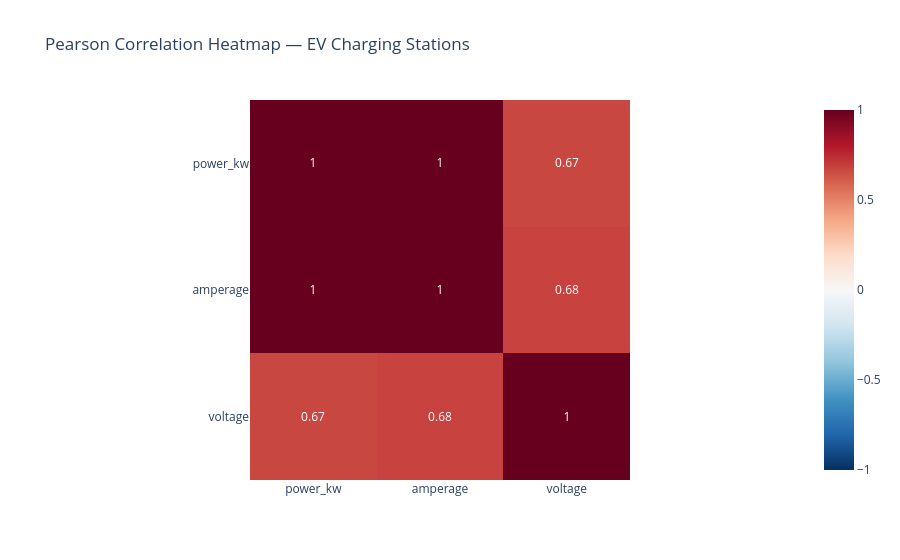

Notebook code cell kept with this figure:
### Markdown cell above
### Task 6 — Correlation heatmap

### Code cell
corr = df[num_cols].corr(method='pearson').round(2)

fig = px.imshow(
    corr, text_auto=True, color_continuous_scale='RdBu_r',
    zmin=-1, zmax=1,
    title='Pearson Correlation Heatmap — EV Charging Stations',
    template='plotly_white'
)
fig.show()

### Figure 1 — Plotly figure (JSON) as saved in the notebook; plotly's stock layout.template omitted (floating-point values rounded to 4 significant figures)
{"data": [{"coloraxis": "coloraxis", "hovertemplate": "x: %{x}<br>y: %{y}<br>color: %{z}<extra></extra>", "name": "0", "texttemplate": "%{z}", "type": "heatmap", "x": ["power_kw", "amperage", "voltage"], "xaxis": "x", "y": ["power_kw", "amperage", "voltage"], "yaxis": "y", "z": [[1.0, 1.0, 0.67], [1.0, 1.0, 0.68], [0.67, 0.68, 1.0]]}], "layout": {"coloraxis": {"autocolorscale": false, "cmax": 1, "cmin": -1, "colorscale": [[0, "rgb(5,48,97)"], [0.1, "rgb(33,102,172)"], [0.2, "rgb(67,147,195)"], [0.3, "rgb(146,197,222)"], [0.4, "rgb(209,229,240)"], [0.5, "rgb(247,247,247)"], [0.6, "rgb(253,219,199)"], [0.7, "rgb(244,165,130)"], [0.8, "rgb(214,96,77)"], [0.9, "rgb(178,24,43)"], [1, "rgb(103,0,31)"]]}, "title": {"text": "Pearson Correlation Heatmap — EV Charging Stations"}, "xaxis": {"anchor": "y", "constrain": "domain", "domain": [0, 1], "scaleanchor": "y"}, "yaxis": {"anchor": "x", "autorange": "reversed", "constrain": "domain", "domain": [0, 1]}}}
